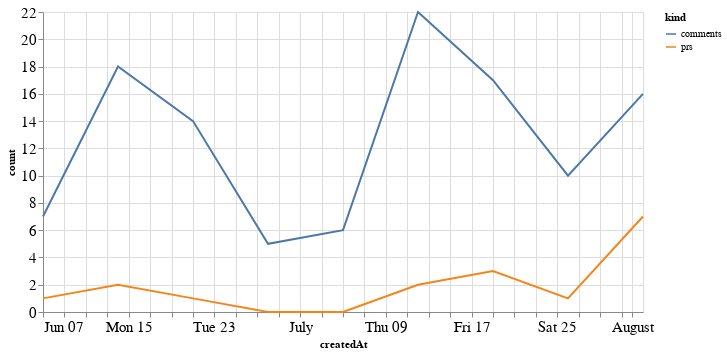

Source (notebook cell):
### Code cell
alt.Chart(total_time, width=600).mark_line().encode(
    x='createdAt',
    y='count',
    color='kind'
)

### Figure 1 — Vega-Lite specification as saved in the notebook (floating-point values rounded to 4 significant figures)
{"config": {"axisLeft": {"labelFontSize": 15}, "axisBottom": {"labelFontSize": 15}}, "data": {"name": "data-845d518b70ad33e11221dca91dc1dd66"}, "mark": "line", "encoding": {"color": {"type": "nominal", "field": "kind"}, "x": {"type": "temporal", "field": "createdAt"}, "y": {"type": "quantitative", "field": "count"}}, "width": 600, "$schema": "https://vega.github.io/schema/vega-lite/v4.8.1.json", "datasets": {"data-845d518b70ad33e11221dca91dc1dd66": [{"createdAt": "2020-06-07T00:00:00", "kind": "prs", "count": 1}, {"createdAt": "2020-06-14T00:00:00", "kind": "prs", "count": 2}, {"createdAt": "2020-06-21T00:00:00", "kind": "prs", "count": 1}, {"createdAt": "2020-06-28T00:00:00", "kind": "prs", "count": 0}, {"createdAt": "2020-07-05T00:00:00", "kind": "prs", "count": 0}, {"createdAt": "2020-07-12T00:00:00", "kind": "prs", "count": 2}, {"createdAt": "2020-07-19T00:00:00", "kind": "prs", "count": 3}, {"createdAt": "2020-07-26T00:00:00", "kind": "prs", "count": 1}, {"createdAt": "2020-08-02T00:00:00", "kind": "prs", "count": 7}, {"createdAt": "2020-06-07T00:00:00", "kind": "comments", "count": 7}, {"createdAt": "2020-06-14T00:00:00", "kind": "comments", "count": 18}, {"createdAt": "2020-06-21T00:00:00", "kind": "comments", "count": 14}, {"createdAt": "2020-06-28T00:00:00", "kind": "comments", "count": 5}, {"createdAt": "2020-07-05T00:00:00", "kind": "comments", "count": 6}, {"createdAt": "2020-07-12T00:00:00", "kind": "comments", "count": 22}, {"createdAt": "2020-07-19T00:00:00", "kind": "comments", "count": 17}, {"createdAt": "2020-07-26T00:00:00", "kind": "comments", "count": 10}, {"createdAt": "2020-08-02T00:00:00", "kind": "comments", "count": 16}]}}
